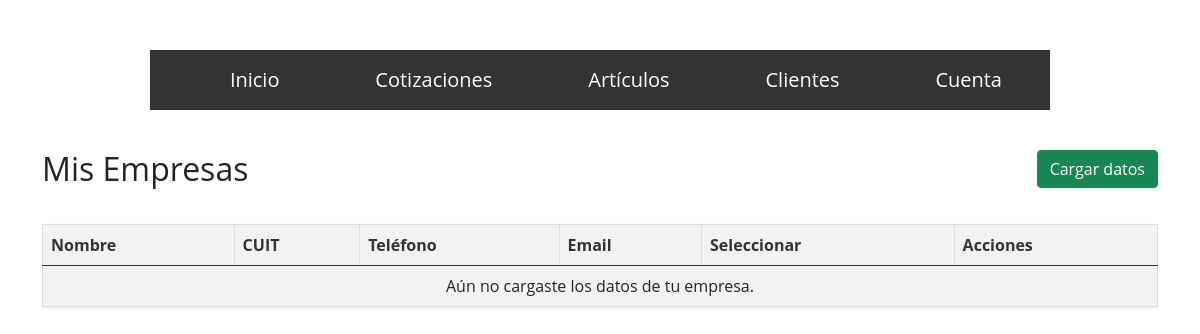
/home/mis_empresas/ (signed in), run on an earlier commit of the app's database.
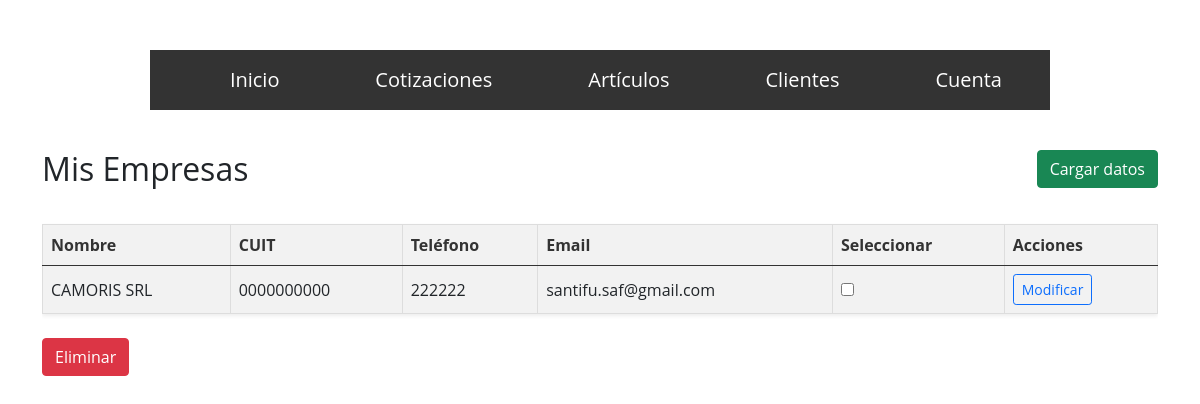
And on a later commit of the database.
### facturacionApp/models.py (models this page shows, shortened)
class Empresa(models.Model):
    nombre=models.CharField(max_length=30)
    cuit=models.CharField(max_length=20)
    telefono=models.CharField(max_length=20)
    mail=models.EmailField()
    created=models.DateTimeField(auto_now_add=True)
    updated=models.DateField(auto_now=True)
    class Meta:
        verbose_name="Empresa"
        verbose_name_plural="Empresas"

### facturacionApp/views.py (the view)
# urls.py: path('mis_empresas/', views.mis_empresas, name="mis_empresas"),
@login_required
def mis_empresas(request):
    empresas = Empresa.objects.all()
    return render(request, "mis_empresas.html", {"empresas": empresas})

### facturacionApp/templates/mis_empresas.html (shortened to what this page needs)
{% extends "estructura_base.html" %}
{% load static %}
{% block content %}
<div class="container py-4">
  <div class="d-flex justify-content-between align-items-center mb-3">
    <h2 class="mb-0">Mis Empresas</h2>
    <a class="btn btn-success" href="{% url 'nueva_empresa' %}">Cargar datos</a>
  </div>
  <form action="{% url 'eliminar_empresa' %}" method="post">
    <div class="table-responsive">
      <table class="table table-striped align-middle shadow-sm">
        <thead class="table-primary">
          <tr>
            <th>Nombre</th>
            <th>CUIT</th>
            <th>Teléfono</th>
            <th>Email</th>
            <th>Seleccionar</th>
            <th>Acciones</th>
          </tr>
        </thead>
        <tbody>
          {% for empresa in empresas %}
          <tr>
            <td>{{ empresa.nombre }}</td>
            <td>{{ empresa.cuit }}</td>
            <td>{{ empresa.telefono }}</td>
            <td>{{ empresa.mail }}</td>
            <td>
              <input type="checkbox" name="empresas_seleccionadas[]" value="{{ empresa.id }}">
            </td>
            <td>
              <a href="{% url 'actualizar_empresa' empresa.id %}" class="btn btn-sm btn-outline-primary">Modificar</a>
            </td>
          </tr>
          {% empty %}
          <tr>
            <td colspan="6" class="text-center">Aún no cargaste los datos de tu empresa.</td>
          </tr>
          {% endfor %}
        </tbody>
      </table>
    </div>
    {% if empresas %}
      <button type="submit" class="btn btn-danger mt-2" name="accion" value="eliminar">Eliminar</button>
    {% endif %}
  </form>
</div>
{% endblock %}

What changed in the data, as far as the page shows it:
added Empresa: nombre "CAMORIS SRL", cuit "0000000000", telefono "222222", mail "santifu.saf@gmail.com"
Also different on the page:
text no longer shown: "Aún no cargaste los datos de tu empresa."
text now shown: "Eliminar"
